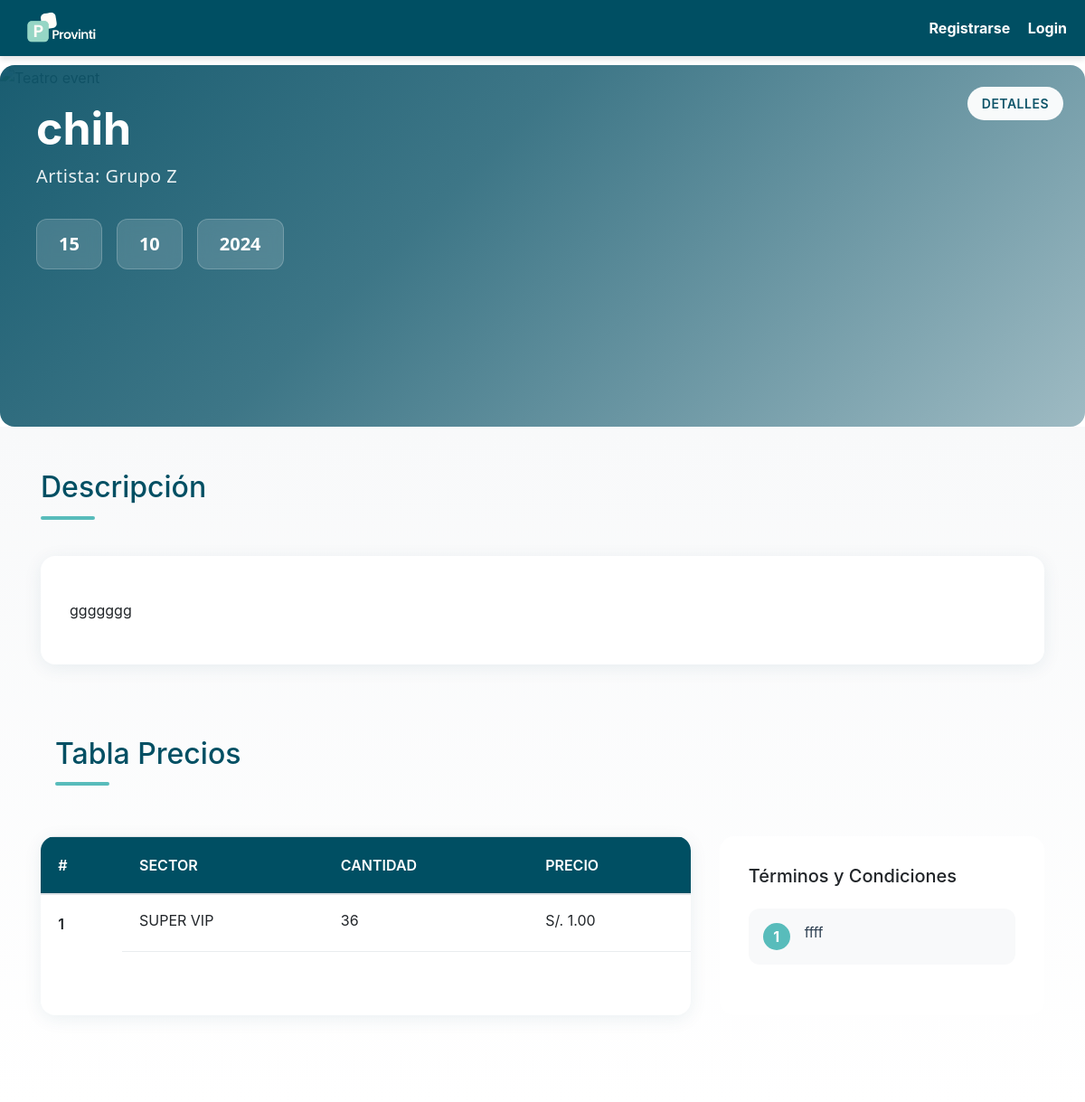
/public/cliente-evento.php?id=39, run on an earlier commit of the app's database.
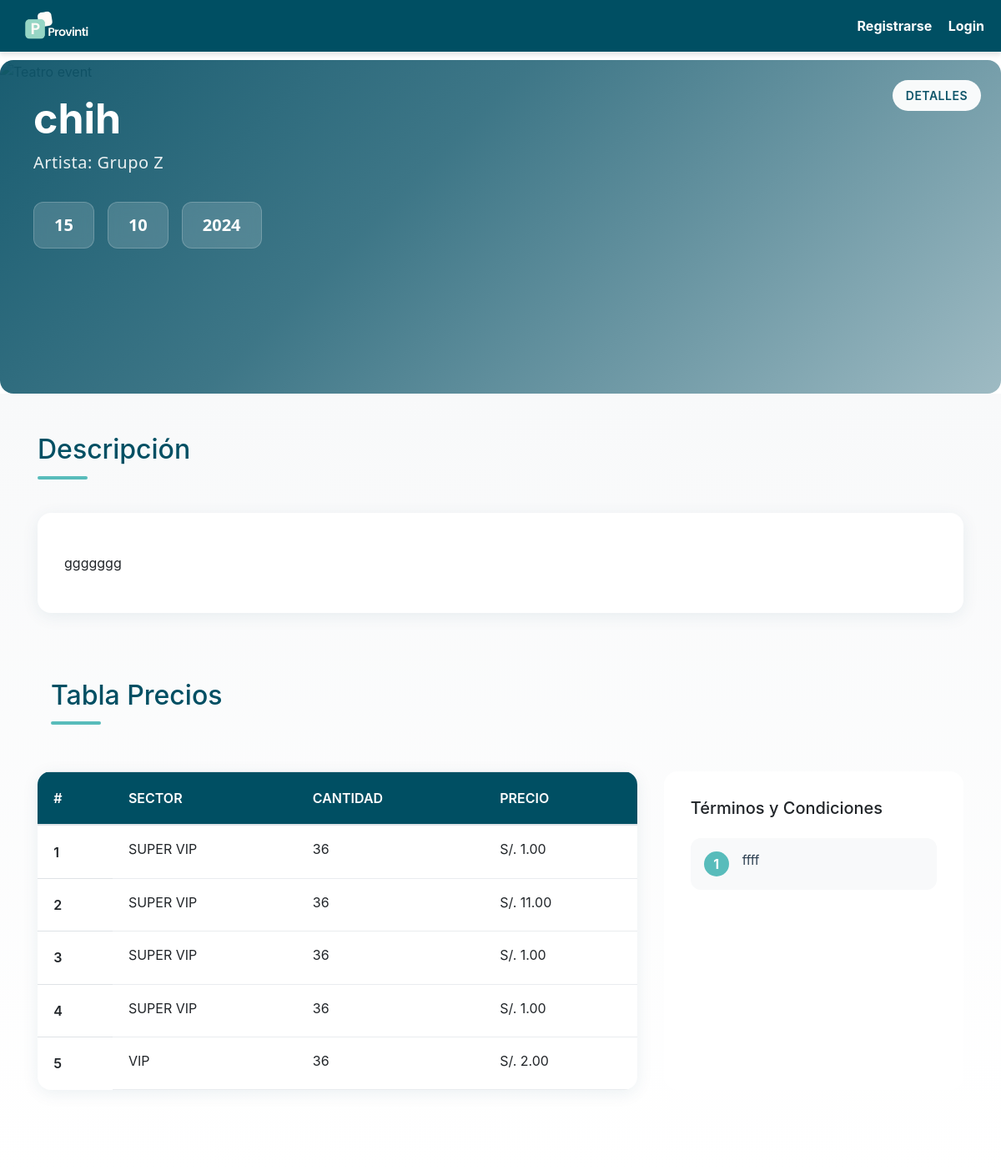
And on a later commit of the database.
### tables this page shows
CREATE TABLE `eventos` (
  `ID_Evento` int(11) NOT NULL,
  `Titulo` varchar(100) NOT NULL,
  `Aforo` int(11) DEFAULT NULL,
  `Foto` varchar(255) DEFAULT NULL,
  `Descripcion` text DEFAULT NULL,
  `terminos_condiciones` longtext DEFAULT NULL,
  `Artista_Autor` varchar(100) DEFAULT NULL,
  `Fecha_Evento` datetime DEFAULT NULL,
  `Fecha_Creacion` datetime DEFAULT current_timestamp(),
  `Estado_Publicacion` enum('Publicado','Borrador','Cancelado') DEFAULT 'Borrador',
  `visibilidad` varchar(255) DEFAULT NULL,
  `organizador` varchar(255) DEFAULT NULL,
  `contacto_organizador` varchar(255) DEFAULT NULL,
  `politica_cancelacion` text DEFAULT NULL,
  `f_actualizacion` date DEFAULT NULL,
  `f_borrado` date DEFAULT NULL,
  `hora_borrado` time DEFAULT NULL,
  `ubicacion` varchar(100) DEFAULT NULL,
  `activoPospuesto` varchar(20) DEFAULT NULL,
  `horaInicioEvento` time DEFAULT NULL,
  `horaFinEvento` time DEFAULT NULL,
  `redes` varchar(150) DEFAULT NULL,
  `id_usuario` int(11) NOT NULL
);

CREATE TABLE `categoria_evento` (
  `id` int(11) NOT NULL,
  `nombre_categoria_evento` varchar(100) NOT NULL,
  `precio_venta` decimal(10,2) NOT NULL,
  `precio_preventa` decimal(10,2) NOT NULL,
  `ID_Evento` int(11) NOT NULL
);

### public/cliente-evento.php (called while the page is built, shortened)
<?php
$id = $_GET['id'];
$conexion = new Database();
$eventoObjeto = new Evento($conexion->connect());
$categoriaEventoObjeto = new Categoria_evento($conexion->connect());
$categoriasEvento   = $categoriaEventoObjeto->mostrarCategoriasEventos();
$eventos            = $eventoObjeto->mostrarEventos();
include '../vista/clientes/cliente-evento.php';
?>

### modelo/Database.php (called while the page is built, shortened)
<?php
class Database {
    private $host = DB_HOST;
    private $db_name = DB_NAME;
    private $username = DB_USER;
    private $password = DB_PASS;
    public function connect() {
        $this->conn = mysqli_connect($this->host, $this->username, $this->password, $this->db_name);
        return $this->conn;
    }
}
?>

### modelo/Evento.php (called while the page is built, shortened)
<?php
class Evento {
    private $connection;
    public function __construct($bd)
    {
     $this->connection = $bd;
    }
    public function mostrarEventos() {
        $sql = "SELECT * FROM eventos";
        $result = mysqli_query($this->connection, $sql);
        $eventos = [];
        if ($result) {
            while ($row = mysqli_fetch_assoc($result)) {
                $eventos[] = $row;
            }
        }
        return $eventos;
    }
}
?>

### modelo/Categoria_evento.php (called while the page is built, shortened)
<?php
class Categoria_evento {
    private $connection;
    public function __construct($bd)
    {
     $this->connection = $bd;
    }
    public function mostrarCategoriasEventos() {
        $sql = "SELECT * FROM categoria_evento";
        $result = mysqli_query($this->connection, $sql);
        $eventos = [];
        if ($result) {
            while ($row = mysqli_fetch_assoc($result)) {
                $eventos[] = $row;
            }
        }
        return $eventos;
    }
}
?>

### vista/clientes/cliente-evento.php (the view, shortened to what this page needs)
<!doctype html>
<html lang="en">
  <head>
    <link rel="stylesheet" href="https://cdn.jsdelivr.net/npm/bootstrap@4.0.0/dist/css/bootstrap.min.css">
  </head>
  <body>
  <div class="header">
    <img src="../vista/clientes/img/logo_provint.png" alt="Provinti Logo">
    <?php if (isset($_SESSION['roles'])): ?>
        <div class="user-info">
            <i class="fas fa-user-circle"></i>
            <span class="username">Hola, <?php echo htmlspecialchars($_SESSION['nombre'], ENT_QUOTES, 'UTF-8'); ?></span>
            <a href="../controlador/cliente/logout.php">Cerrar Sesión</a>
        </div>
    <?php else: ?>
        <div class="login">
            <a href="./registro-cliente.php">Registrarse</a>
            <a href="./login-clientes.php">Login</a>
        </div>
    <?php endif; ?>
</div>
<div class="event-card">
  <img src="../uploads/<?php echo $id;?>.png" alt="Teatro event" class="event-image">
  <div class="event-overlay">
    <div class="event-content">
    <?php
      foreach($eventos as $evento){
        if($evento['ID_Evento']==$id){
            echo "<p class='descripcion h1'><strong style='color:white; font-size:50px'>".$evento['Titulo']."</strong></p>";
        }
        }
      ?>
      <p class="event-artist">Artista: Grupo Z</p>
      <div class="date-container">
        <div class="date-box">15</div>
        <div class="date-box">10</div>
        <div class="date-box">2024</div>
      </div>
    </div>
  </div>
  <div class="event-badge">    Detalles   </div>
</div>
<section class="event-section">
  <div class="container">
    <h2 class="section-header">Descripción</h2>
    <div class="description-container">
      <p class="description-text">
      <?php
      foreach($eventos as $evento){
        if($evento['ID_Evento']==$id){
            echo "<p class='descripcion'>".$evento['Descripcion']."</p>";
        }
        }
      ?>
      </p>
    </div>
  <section class="container p-3">
    <div class="mt-3 d-flex">
    <h2 class="section-header">Tabla Precios</h2>
    </div>
</section>
 <div class="pricing-section">
      <div class="price-table">
        <table class="table mb-0">
          <thead>
            <tr>
              <th>#</th>
              <th>SECTOR</th>
              <th>CANTIDAD</th>
              <th>PRECIO</th>
            </tr>
          </thead>
          <tbody>
          <?php
$contador = 1;
    foreach($categoriasEvento as $categoria){
      if($categoria['ID_Evento']==$id){
        echo '<tr>
      <th scope="row">'.$contador.'</th>
      <td>'.$categoria['nombre_categoria_evento'].'</td>
      <td>36</td>
      <td>S/. '.$categoria['precio_venta'].'</td>
    </tr>';
    $contador++;
      }
    }
    ?>
          </tbody>
        </table>
      </div>
      <div class="purchase-guide">
    <h3 class="h5 mb-4">Términos y Condiciones</h3>
    <?php
    foreach ($eventos as $evento) {
        if ($evento['ID_Evento'] == $id) {
            $terminos_condiciones_json_string = $evento['terminos_condiciones'];
            $array_terminos = json_decode($terminos_condiciones_json_string, true);
            $step_number = 1;
            foreach ($array_terminos as $termino) {
                echo '<div class="guide-step">';
                echo '  <div class="step-number">' . $step_number . '</div>';
                echo '  <div class="step-content">' . htmlspecialchars($termino, ENT_QUOTES, 'UTF-8') . '</div>';
                echo '</div>';
                $step_number++;
            }
        }
    }
    ?>
</div>
  </div>
  </body>
</html>

### vista/clientes/cliente-evento.php (style rules this page uses)
.header { background-color: #004f63; color: white; padding: 10px 20px; display: flex; justify-content: space-between; align-items: center; box-shadow: 0px 4px 6px rgba(0, 0, 0, 0.1); }
.header img { width: 100px; }
.login a { color: white; text-decoration: none; margin-left: 15px; font-weight: bold; }
.event-card { margin-top: 10px; ; position: relative; width: 100%; height: 400px; border-radius: 16px; overflow: hidden; transition: transform 0.3s ease; }
.event-image { width: 100%; height: 100%; object-fit: cover; }
.event-overlay { position: absolute; inset: 0; background: linear-gradient( 135deg, rgba(13, 84, 105, 0.95) 0%, rgba(13, 84, 105, 0.8) 40%, rgba(13, 84, 105, 0.4) 100% ); padding: 2.5rem; display: flex; flex-direction: column; justify-content: flex-start; }
.event-content { max-width: 80%; }
.event-artist { color: rgba(255, 255, 255, 0.9); font-size: 1.25rem; margin: 0 0 2rem 0; font-weight: 500; letter-spacing: 0.5px; font-family: system-ui, -apple-system, sans-serif; }
.date-container { display: flex; gap: 1rem; align-items: center; }
.date-box { background-color: rgba(255, 255, 255, 0.15); backdrop-filter: blur(8px); color: white; padding: 0.75rem 1.5rem; border-radius: 12px; font-weight: 700; font-size: 1.25rem; font-family: system-ui, -apple-system, sans-serif; border: 1px solid rgba(255, 255, 255, 0.2); text-align: center; min-width: 3.5rem; }
.event-badge { position: absolute; top: 1.5rem; right: 1.5rem; background-color: rgba(255, 255, 255, 0.95); color: #0d5469; padding: 0.5rem 1rem; border-radius: 2rem; font-weight: 600; font-size: 0.875rem; letter-spacing: 0.5px; text-transform: uppercase; }
.event-section { padding: 3rem 0; background: linear-gradient(to bottom, #f8f9fa 0%, #ffffff 100%); }
.section-header { position: relative; margin-bottom: 2.5rem; padding-bottom: 1rem; color: #004f63; }
.section-header::after { content: ''; position: absolute; bottom: 0; left: 0; width: 60px; height: 4px; background: #58bcbb; border-radius: 2px; }
.description-container { background: white; border-radius: 16px; padding: 2rem; box-shadow: 0 4px 20px rgba(0, 79, 99, 0.08); margin-bottom: 3rem; }
.description-text { font-size: 1.1rem; line-height: 1.8; color: #2c3e50; }
.pricing-section { display: grid; grid-template-columns: 2fr 1fr; gap: 2rem; margin-bottom: 3rem; }
.price-table { background: white; border-radius: 16px; overflow: hidden; box-shadow: 0 4px 20px rgba(0, 79, 99, 0.08); }
.price-table thead { background: #004f63; color: white; }
.price-table th { padding: 1.2rem; font-weight: 600; }
.price-table td { padding: 1rem 1.2rem; border-bottom: 1px solid #e9ecef; }
.purchase-guide { background: white; border-radius: 16px; padding: 2rem; height: 100%; }
.guide-step { display: flex; align-items: flex-start; margin-bottom: 1.5rem; padding: 1rem; background: #f8f9fa; border-radius: 12px; }
.step-number { background: #58bcbb; color: white; width: 30px; height: 30px; border-radius: 50%; display: flex; align-items: center; justify-content: center; font-weight: bold; margin-right: 1rem; flex-shrink: 0; }
.step-content { font-size: 0.95rem; color: #2c3e50; }

What changed in the data, as far as the page shows it:
added categoria_evento: nombre_categoria_evento "SUPER VIP", precio_venta "11.00"
added categoria_evento: nombre_categoria_evento "SUPER VIP", precio_venta "1.00"
added categoria_evento: nombre_categoria_evento "SUPER VIP", precio_venta "1.00"
added categoria_evento: nombre_categoria_evento "VIP", precio_venta "2.00"
